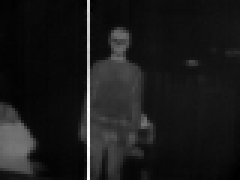
#> input picture testimage.png, 80 x 60 px (shown 3 times larger)
$ python autoCanny.py   (older library calls are emulated)
#> lines starting #> are read from the running program, lines starting #| are printed output that depends on the picture; after the words box and inside, x2 and y2 are one past the last pixel; in counts of white or black regions, pixels touching at a corner belong together
# Grabbed from https://www.pyimagesearch.com/2015/04/06/zero-parameter-automatic-canny-edge-detection-with-python-and-opencv/
# import the necessary packages
import numpy as np
import argparse
import glob
import cv2


def auto_canny(image, sigma=0.33):
    # compute the median of the single channel pixel intensities
    v = np.median(image)

    # apply automatic Canny edge detection using the computed median
    lower = int(max(0, (1.0 - sigma) * v))
    upper = int(min(255, (1.0 + sigma) * v))
    edged = cv2.Canny(image, lower, upper)

    # return the edged image
    return edged


# construct the argument parse and parse the arguments
# ap = argparse.ArgumentParser()
# ap.add_argument("-i", "--images", required=True,
#                 help="path to input dataset of images")
# args = vars(ap.parse_args())
#
# # loop over the images
# for imagePath in glob.glob(args["images"] + "/*.jpg"):
# load the image, convert it to grayscale, and blur it slightly
while (1 == 1):
    image = cv2.applyColorMap(cv2.imread('testimage.png', 0), cv2.COLORMAP_HSV)
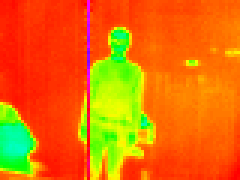
#> image: shape (60, 80, 3) (shown 3 times larger); mean B, G, R 5.9, 112, 231
    gray = cv2.cvtColor(image, cv2.COLOR_BGR2GRAY)
    blurred = cv2.GaussianBlur(gray, (3, 3), 0)
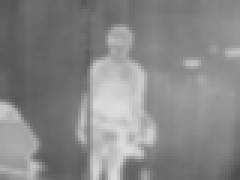
#> blurred: shape (60, 80) (shown 3 times larger); min 78, max 220, mean 135.5

    # apply Canny edge detection using a wide threshold, tight
    # threshold, and automatically determined threshold
    wide = cv2.Canny(blurred, 10, 200)
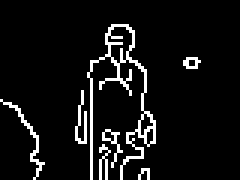
#> wide: shape (60, 80) (shown 3 times larger); 7.4% white in thin lines or dots, all inside (x1, y1, x2, y2) = (0, 8, 67, 60)
    tight = cv2.Canny(blurred, 225, 250)
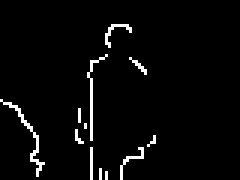
#> tight: shape (60, 80) (shown 3 times larger); 3.3% white in thin lines or dots, all inside (x1, y1, x2, y2) = (0, 8, 52, 60)
    auto = auto_canny(blurred)
#> in auto_canny, `v = np.median(image)`: v = 131
#> in auto_canny, `lower = int(max(0, (1.0 - sigma) * v))`: lower = 87
#> in auto_canny, `upper = int(min(255, (1.0 + sigma) * v))`: upper = 174
#> in auto_canny, `edged = cv2.Canny(image, lower, upper)`:
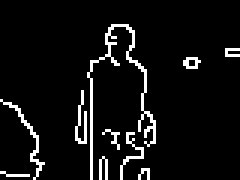
#> edged: shape (60, 80) (shown 3 times larger); 6.6% white in thin lines or dots, all inside (x1, y1, x2, y2) = (0, 8, 80, 60)

    # show the images
    im, contours, hierarchy = cv2.findContours(auto, cv2.RETR_EXTERNAL, cv2.CHAIN_APPROX_SIMPLE)
#> contours = 10 contours, 9 with area under 20; largest, box (x1, y1, x2, y2) and area: (29, 8, 52, 60) 20
    cv2.drawContours(image, contours, -1, (0, 255, 0), 2)
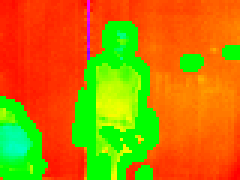
#> image: shape (60, 80, 3) (shown 3 times larger); mean B, G, R 4.6, 129.9, 189.4
    cv2.imshow("objects Found", image)
    cv2.imshow("Original", image)
    cv2.imshow("Edges", np.hstack([wide, tight, auto]))
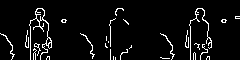
#> window 'Edges': shape (60, 240); 5.7% white in thin lines or dots, all inside (x1, y1, x2, y2) = (0, 8, 240, 60)

    if cv2.waitKey(100) & 0xFF == ord('q'):
#> (key q is pressed here)
        break
    cv2.waitKey(0)
